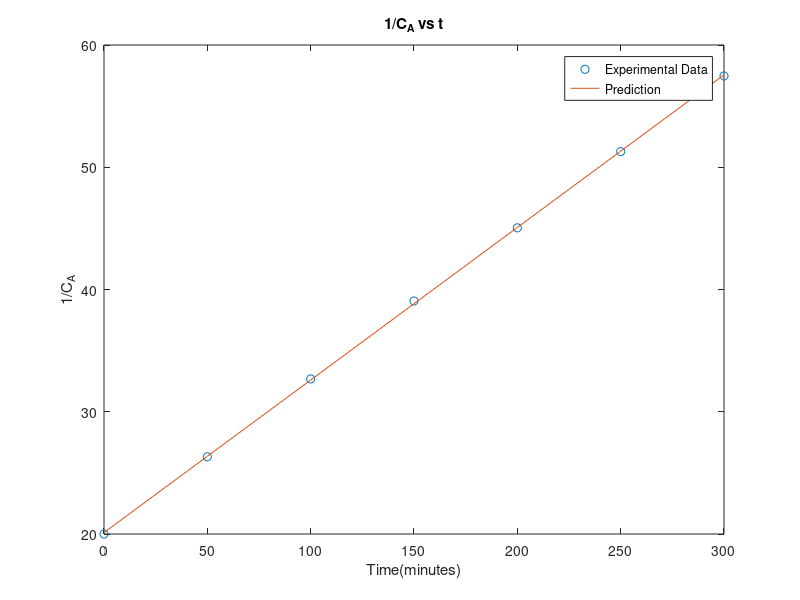

Source code (MATLAB):
clear all;
clc;

time = [0 50 100 150 200 250 300];
conc = [0.05 0.038 0.0306 0.0256 0.0222 0.0195 0.0174];
initialConc = 0.05;

y = 1./conc;
[P,S] = polyfit(time,y,1);
fitConc = polyval(P,time);

plot(time,y,'o',time,fitConc,'-');
title('1/C_{A} vs t');
xlabel('Time(minutes)');
ylabel('1/C_{A}');
legend('Experimental Data','Prediction');